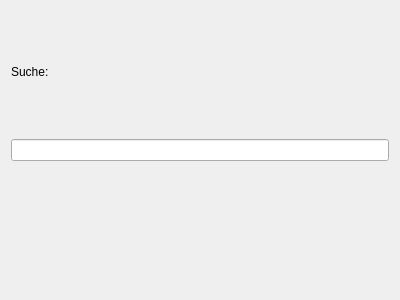
<?xml version="1.0" encoding="UTF-8"?>
<ui version="4.0">
 <class>Woerterbuch</class>
 <widget class="QWidget" name="Woerterbuch">
  <property name="geometry">
   <rect>
    <x>0</x>
    <y>0</y>
    <width>400</width>
    <height>300</height>
   </rect>
  </property>
  <property name="windowTitle">
   <string>Woerterbuch</string>
  </property>
  <layout class="QVBoxLayout" name="verticalLayout">
   <item>
    <widget class="QLabel" name="label">
     <property name="text">
      <string>Suche:</string>
     </property>
    </widget>
   </item>
   <item>
    <widget class="QLineEdit" name="input"/>
   </item>
   <item>
    <widget class="QLabel" name="output">
     <property name="text">
      <string/>
     </property>
    </widget>
   </item>
  </layout>
 </widget>
 <layoutdefault spacing="6" margin="11"/>
 <resources/>
 <connections/>
</ui>
